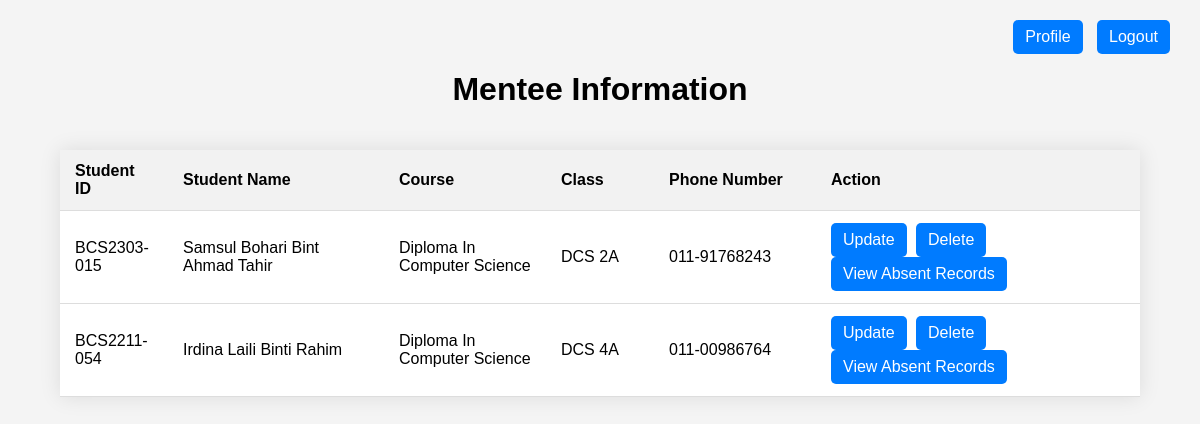
/SARS/Mentor (signed in), run on the app's committed database.
### StudentApply/models.py (models this page shows)
class Student(models.Model):
    StudentID = models.CharField(max_length = 11 , primary_key = True)
    StudentName = models.CharField(max_length = 50 )
    StudentCourse = models.CharField(max_length = 50)
    StudentClass = models.CharField(max_length = 10)
    StudentPhoneNumber = models.CharField(max_length = 12)
    MentorID = models.ForeignKey(Mentor, on_delete = models.CASCADE)
    Password = models.TextField(default = "123456789")

### StudentApply/views.py (the view)
# urls.py: path("Mentor",views.studentmentee,name="StudentTable"),
def studentmentee(request):
    if 'Mentor' in request.session :
        MentorID = request.session['Mentor']
        Data = Student.objects.filter(MentorID_id = MentorID)
        dict = {
            'Data':Data
        }
        return render(request,'mentor.html',dict)
    else:
        return redirect("Login")

### StudentApply/templates/Mentor.html (shortened to what this page needs)
<!DOCTYPE html>
<html lang="en">
<head>
</head>
<body>
    <div class="header">
        <h1>Mentee Information</h1>
    </div>
    <div class="menu">
        <a href="{% url 'ProfileMentor' %}">Profile</a>
        <a href="MentorLogin">Logout</a>
    </div>
    <table>
        <thead>
            <tr>
                <th style="width: 10%;">Student ID</th>
                <th style="width: 20%;">Student Name</th>
                <th style="width: 15%;">Course</th>
                <th style="width: 10%;">Class</th>
                <th style="width: 15%;">Phone Number</th>
                <th style="width: 30%;">Action</th>
            </tr>
        </thead>
        <tbody>
            {% for Student in Data %}
            <tr>
                <td>{{ Student.StudentID }}</td>
                <td>{{ Student.StudentName }}</td>
                <td>{{ Student.StudentCourse }}</td>
                <td>{{ Student.StudentClass }}</td>
                <td>{{ Student.StudentPhoneNumber }}</td>
                <td class="action-buttons">
                    <a href="update/{{Student.StudentID}}">Update</a>
                    <a href="delete/{{Student.StudentID}}">Delete</a>
                    <a href="view-absent/{{ Student.StudentID }}">View Absent Records</a>
                </td>
            </tr>
            {% endfor %}
        </tbody>
    </table>
</body>
</html>

### StudentApply/templates/Mentor.html (style rules this page uses)
body { font-family: Arial, sans-serif; background-color: #f4f4f4; margin: 0; padding: 0; display: flex; flex-direction: column; align-items: center; }
.header { width: 100%; text-align: center; margin-top: 50px; }
.menu { position: absolute; top: 0; right: 0; margin-top: 20px; margin-right: 20px; text-align: right; }
.menu a { display: inline-block; margin-right: 10px; padding: 8px 12px; border: none; cursor: pointer; background-color: #007bff; color: #fff; border-radius: 5px; text-decoration: none; transition: background-color 0.3s ease; }
table { max-width: 90%; width: auto; border-collapse: collapse; margin: 20px auto; background-color: #fff; box-shadow: 0 0 20px rgba(0, 0, 0, 0.1); }
th, td { padding: 12px 15px; text-align: left; border-bottom: 1px solid #ddd; }
th { background-color: #f2f2f2; font-weight: bold; }
.action-buttons a { display: inline-block; margin-right: 5px; padding: 8px 12px; border: none; cursor: pointer; background-color: #007bff; color: #fff; border-radius: 5px; text-decoration: none; transition: background-color 0.3s ease; }

### data on the page
Student: StudentID "BCS2303-015", StudentName "Samsul Bohari Bint Ahmad Tahir", StudentCourse "Diploma In Computer Science", StudentClass "DCS 2A", StudentPhoneNumber "011-91768243"
Student: StudentID "BCS2211-054", StudentName "Irdina Laili Binti Rahim", StudentCourse "Diploma In Computer Science", StudentClass "DCS 4A", StudentPhoneNumber "011-00986764"
